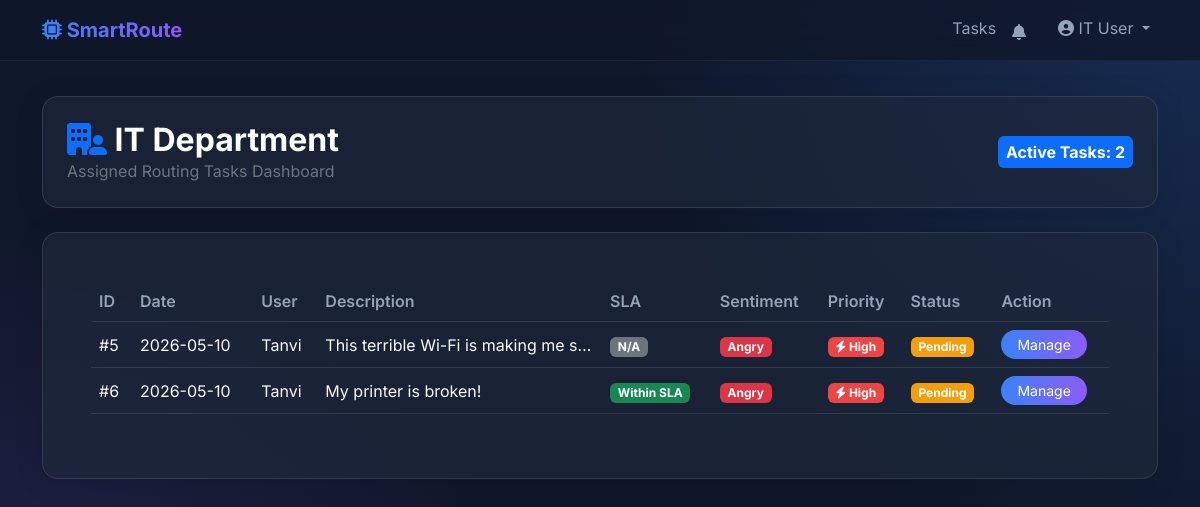
The page /department/dashboard (signed in) on the database its author committed.
### app.py (models this page shows)
class User(db.Model):
    id = db.Column(db.Integer, primary_key=True)
    name = db.Column(db.String(100), nullable=False)
    email = db.Column(db.String(100), unique=True, nullable=False)
    password = db.Column(db.String(200), nullable=False)
    role = db.Column(db.String(20), default='User') # User, Admin, Department
    dept_id = db.Column(db.Integer, db.ForeignKey('department.id'), nullable=True)

class Department(db.Model):
    id = db.Column(db.Integer, primary_key=True)
    name = db.Column(db.String(100), unique=True, nullable=False)
    users = db.relationship('User', backref='department', lazy=True)
    complaints = db.relationship('Complaint', backref='department', lazy=True)

class Complaint(db.Model):
    id = db.Column(db.Integer, primary_key=True)
    user_id = db.Column(db.Integer, db.ForeignKey('user.id'), nullable=False)
    user = db.relationship('User', backref=db.backref('complaints', lazy=True))
    text = db.Column(db.Text, nullable=False)
    department_id = db.Column(db.Integer, db.ForeignKey('department.id'), nullable=False, index=True)
    status = db.Column(db.String(50), default='Pending', index=True) # Pending, In Progress, Resolved
    remarks = db.Column(db.Text, nullable=True)
    date = db.Column(db.DateTime, default=datetime.datetime.utcnow, index=True)
    priority = db.Column(db.String(20), default='Normal', index=True) # Normal, High
    confidence_score = db.Column(db.Float, nullable=True)
    sentiment = db.Column(db.String(20), nullable=True, index=True)
    sla_deadline = db.Column(db.DateTime, nullable=True, index=True)
    sla_status = db.Column(db.String(50), default='Within SLA')
    escalation_level = db.Column(db.Integer, default=0)
    resolved_at = db.Column(db.DateTime, nullable=True)
    attachments = db.relationship('Attachment', backref='complaint', lazy=True)

### app.py (the view)
@app.route('/department/dashboard')
def dept_dashboard():
    if 'user_id' not in session or session['role'] != 'Department':
        return redirect(url_for('login'))
    user = User.query.get(session['user_id'])
    complaints = Complaint.query.options(joinedload(Complaint.user)).filter_by(department_id=user.dept_id).order_by(Complaint.priority.desc(), Complaint.sla_deadline.asc()).all()
    return render_template('dashboard_dept.html', complaints=complaints, dept_name=user.department.name if user.department else "Unknown", now=datetime.datetime.utcnow())

### templates/dashboard_dept.html (shortened to what this page needs)
{% extends "base.html" %}
{% block content %}
<div class="row mb-4 slide-in">
    <div class="col-12">
        <div class="glass-card p-4 d-flex justify-content-between align-items-center">
            <div>
                <h2 class="text-white fw-bold mb-0"><i class="fa-solid fa-building-user text-primary"></i> {{ dept_name }} Department</h2>
                <p class="text-secondary mb-0">Assigned Routing Tasks Dashboard</p>
            </div>
            <div class="text-end">
                <span class="badge bg-primary p-2 fs-6">Active Tasks: {{ complaints|length }}</span>
            </div>
        </div>
    </div>
</div>
<div class="row slide-in" style="animation-delay: 0.1s;">
    <div class="col-12">
        <div class="glass-card p-5">
            {% if complaints %}
            <div class="table-responsive">
                <table class="table table-glass align-middle">
                    <thead>
                        <tr>
                            <th>ID</th>
                            <th>Date</th>
                            <th>User</th>
                            <th>Description</th>
                            <th>SLA</th>
                            <th>Sentiment</th>
                            <th>Priority</th>
                            <th>Status</th>
                            <th>Action</th>
                        </tr>
                    </thead>
                    <tbody>
                        {% for c in complaints %}
                        <tr>
                            <td>#{{ c.id }}</td>
                            <td>{{ c.date.strftime('%Y-%m-%d') }}</td>
                            <td>{{ c.user.name }}</td>
                            <td class="text-truncate" style="max-width: 250px;">{{ c.text }}</td>
                            <td>
                                {% if c.sla_deadline %}
                                    {% set hours_left = (c.sla_deadline - now).total_seconds() / 3600 %}
                                    {% if c.status == 'Resolved' %}
                                        <span class="badge bg-success">Resolved</span>
                                    {% elif hours_left < 0 %}
                                        <span class="badge bg-danger">Overdue</span>
                                    {% elif hours_left < 6 %}
                                        <span class="badge bg-warning text-dark">Near Deadline</span>
                                    {% else %}
                                        <span class="badge bg-success">Within SLA</span>
                                    {% endif %}
                                {% else %}
                                    <span class="badge bg-secondary">N/A</span>
                                {% endif %}
                            </td>
                            <td>
                                {% if c.sentiment == 'Angry' %}
                                    <span class="badge bg-danger">Angry</span>
                                {% elif c.sentiment == 'Frustrated' %}
                                    <span class="badge bg-warning text-dark">Frustrated</span>
                                {% elif c.sentiment == 'Positive' %}
                                    <span class="badge bg-success">Positive</span>
                                {% else %}
                                    <span class="badge bg-secondary">Neutral</span>
                                {% endif %}
                            </td>
                            <td>
                                {% if c.priority == 'High' %}
                                    <span class="badge badge-urgent"><i class="fa-solid fa-bolt"></i> High</span>
                                {% else %}
                                    <span class="badge bg-info">Normal</span>
                                {% endif %}
                            </td>
                            <td>
                                {% if c.status == 'Pending' %}
                                    <span class="badge badge-pending">Pending</span>
                                {% elif c.status == 'In Progress' %}
                                    <span class="badge badge-progress">In Progress</span>
                                {% elif c.status == 'Resolved' %}
                                    <span class="badge badge-resolved">Resolved</span>
                                {% endif %}
                            </td>
                            <td>
                                <button type="button" class="btn btn-sm btn-primary rounded-pill px-3" data-bs-toggle="modal" data-bs-target="#actionModal{{ c.id }}">
                                    Manage
                                </button>
                            </td>
                        </tr>
                        {% endfor %}
                    </tbody>
                </table>
            </div>
            {% else %}
                <div class="text-center py-5">
                    <i class="fa-solid fa-mug-hot fa-3x text-secondary mb-3"></i>
                    <h5 class="text-secondary">No active complaints assigned to this department.</h5>
                </div>
            {% endif %}
        </div>
    </div>
</div>
{% endblock %}

### templates/base.html (shortened to what this page needs)
<!DOCTYPE html>
<html lang="en">
<head>
    <link href="https://cdn.jsdelivr.net/npm/bootstrap@5.3.0/dist/css/bootstrap.min.css" rel="stylesheet">
    <link rel="stylesheet" href="https://cdnjs.cloudflare.com/ajax/libs/font-awesome/6.4.0/css/all.min.css">
    <link rel="stylesheet" href="{{ url_for('static', filename='css/styles.css') }}">
</head>
<body>
    <nav class="navbar navbar-expand-lg glass-nav fixed-top">
        <div class="container">
            <a class="navbar-brand fw-bold text-gradient" href="{{ url_for('index') }}">
                <i class="fa-solid fa-microchip"></i> SmartRoute
            </a>
            <div class="collapse navbar-collapse" id="navbarNav">
                <ul class="navbar-nav ms-auto font-weight-semibold">
                    {% if session.get('user_id') %}
                        {% if session.get('role') == 'User' %}
                            <li class="nav-item">
                                <a class="nav-link" href="{{ url_for('submit_complaint') }}">Submit Complaint</a>
                            </li>
                            <li class="nav-item">
                                <a class="nav-link" href="{{ url_for('view_status') }}">My Status</a>
                            </li>
                        {% elif session.get('role') == 'Admin' %}
                            <li class="nav-item">
                                <a class="nav-link" href="{{ url_for('admin_dashboard') }}">Admin Panel</a>
                            </li>
                        {% elif session.get('role') == 'Department' %}
                            <li class="nav-item">
                                <a class="nav-link" href="{{ url_for('dept_dashboard') }}">Tasks</a>
                            </li>
                        {% endif %}
                        <li class="nav-item dropdown me-3 mt-1">
                            <a class="nav-link" href="#" id="notifBell" data-bs-toggle="dropdown" style="position: relative;">
                                <i class="fa-solid fa-bell"></i>
                            </a>
                        </li>
                        <li class="nav-item dropdown">
                            <a class="nav-link dropdown-toggle" href="#" id="userDropdown" role="button" data-bs-toggle="dropdown">
                                <i class="fa-solid fa-user-circle"></i> {{ session.get('user_name') }}
                            </a>
                        </li>
                    {% endif %}
                </ul>
            </div>
        </div>
    </nav>
    <div class="container main-content mt-5 pt-5">
        {% block content %}{% endblock %}
    </div>
</body>
</html>

### static/css/styles.css (style rules this page uses)
:root { --bg-color: #0f172a; --card-bg: rgba(30, 41, 59, 0.7); --text-primary: #f8fafc; --text-secondary: #94a3b8; --accent-color: #3b82f6; --accent-hover: #2563eb; --gradient-start: #3b82f6; --gradient-end: #8b5cf6; }
body { font-family: 'Inter', sans-serif; background: var(--bg-color); background-image: radial-gradient(circle at top right, rgba(59, 130, 246, 0.2), transparent 40%), radial-gradient(circle at bottom left, rgba(139, 92, 246, 0.2), transparent 40%); color: var(--text-primary); min-height: 100vh; display: flex; flex-direction: column; }
.text-gradient { background: linear-gradient(90deg, var(--gradient-start), var(--gradient-end)); -webkit-background-clip: text; -webkit-text-fill-color: transparent; }
.glass-card { background: var(--card-bg); backdrop-filter: blur(16px); -webkit-backdrop-filter: blur(16px); border: 1px solid rgba(255, 255, 255, 0.1); border-radius: 1rem; box-shadow: 0 4px 30px rgba(0, 0, 0, 0.1); transition: transform 0.3s ease, box-shadow 0.3s ease; }
.glass-nav { background: rgba(15, 23, 42, 0.8); backdrop-filter: blur(12px); border-bottom: 1px solid rgba(255, 255, 255, 0.05); }
.nav-link { color: var(--text-secondary) !important; transition: color 0.3s ease; }
.btn-primary { background: linear-gradient(90deg, var(--gradient-start), var(--gradient-end)); border: none; transition: opacity 0.3s ease, transform 0.2s ease; }
.table-glass { color: var(--text-primary) !important; background: transparent; }
.table-glass th, .table-glass td { border-color: rgba(255, 255, 255, 0.1) !important; background: transparent !important; color: var(--text-primary) !important; }
.table-glass thead th { color: var(--text-secondary) !important; font-weight: 600; }
.slide-in { animation: slideIn 0.5s cubic-bezier(0.4, 0, 0.2, 1) forwards; }
.badge-pending { background-color: #f59e0b; color: #fff; }
.badge-urgent { background-color: #ef4444; color: #fff; }

### rows shown on the page
User: get "IT User"
Department: name "IT"
Complaint: id "5", date "2026-05-10", user.name "Tanvi", text "This terrible Wi-Fi is making me s…", shows "N/A", sentiment "Angry", priority "High" (drawn), status "Pending"
Complaint: id "6", date "2026-05-10", user.name "Tanvi", text "My printer is broken!", status "Within SLA", sentiment "Angry", priority "High" (drawn)

### other values the page prints
{{ complaints|length }} "2"
